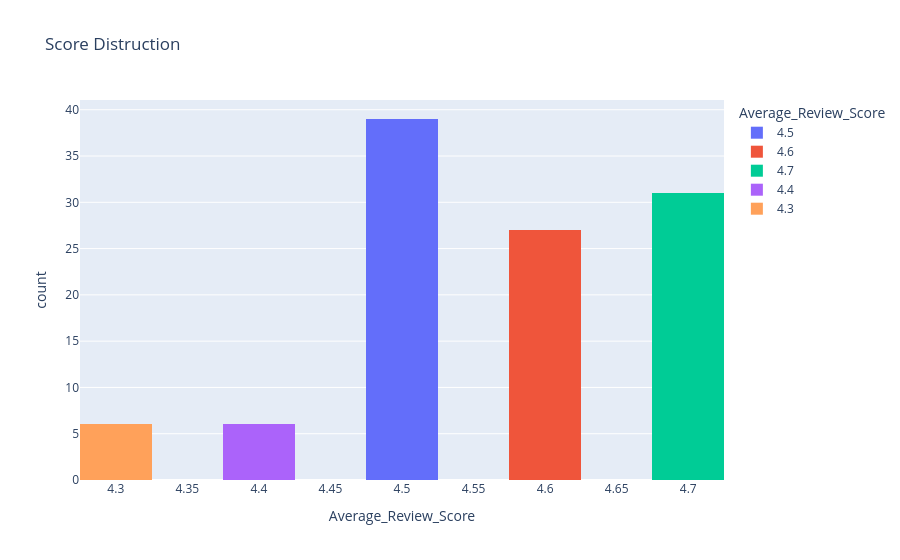

Write notebook code for a chart like this one.
### Markdown cell above
# Average Review Score Distribution

### Code cell
fig = px.histogram(df,x="Average_Review_Score",nbins=10,color="Average_Review_Score",title="Score Distruction")
fig.show()

### Figure 1 — Plotly figure (JSON) as saved in the notebook; plotly's stock layout.template omitted (floating-point values rounded to 4 significant figures)
{"data": [{"bingroup": "x", "hovertemplate": "Average_Review_Score=%{x}<br>count=%{y}<extra></extra>", "legendgroup": "4.5", "marker": {"color": "#636efa", "pattern": {"shape": ""}}, "name": "4.5", "nbinsx": 10, "orientation": "v", "showlegend": true, "type": "histogram", "x": [4.5, 4.5, 4.5, 4.5, 4.5, 4.5, 4.5, 4.5, 4.5, 4.5, 4.5, 4.5, 4.5, 4.5, 4.5, 4.5, 4.5, 4.5, 4.5, 4.5, 4.5, 4.5, 4.5, 4.5, 4.5, 4.5, 4.5, 4.5, 4.5, 4.5, 4.5, 4.5, 4.5, 4.5, 4.5, 4.5, 4.5, 4.5, 4.5], "xaxis": "x", "yaxis": "y"}, {"bingroup": "x", "hovertemplate": "Average_Review_Score=%{x}<br>count=%{y}<extra></extra>", "legendgroup": "4.6", "marker": {"color": "#EF553B", "pattern": {"shape": ""}}, "name": "4.6", "nbinsx": 10, "orientation": "v", "showlegend": true, "type": "histogram", "x": [4.6, 4.6, 4.6, 4.6, 4.6, 4.6, 4.6, 4.6, 4.6, 4.6, 4.6, 4.6, 4.6, 4.6, 4.6, 4.6, 4.6, 4.6, 4.6, 4.6, 4.6, 4.6, 4.6, 4.6, 4.6, 4.6, 4.6], "xaxis": "x", "yaxis": "y"}, {"bingroup": "x", "hovertemplate": "Average_Review_Score=%{x}<br>count=%{y}<extra></extra>", "legendgroup": "4.7", "marker": {"color": "#00cc96", "pattern": {"shape": ""}}, "name": "4.7", "nbinsx": 10, "orientation": "v", "showlegend": true, "type": "histogram", "x": [4.7, 4.7, 4.7, 4.7, 4.7, 4.7, 4.7, 4.7, 4.7, 4.7, 4.7, 4.7, 4.7, 4.7, 4.7, 4.7, 4.7, 4.7, 4.7, 4.7, 4.7, 4.7, 4.7, 4.7, 4.7, 4.7, 4.7, 4.7, 4.7, 4.7, 4.7], "xaxis": "x", "yaxis": "y"}, {"bingroup": "x", "hovertemplate": "Average_Review_Score=%{x}<br>count=%{y}<extra></extra>", "legendgroup": "4.4", "marker": {"color": "#ab63fa", "pattern": {"shape": ""}}, "name": "4.4", "nbinsx": 10, "orientation": "v", "showlegend": true, "type": "histogram", "x": [4.4, 4.4, 4.4, 4.4, 4.4, 4.4], "xaxis": "x", "yaxis": "y"}, {"bingroup": "x", "hovertemplate": "Average_Review_Score=%{x}<br>count=%{y}<extra></extra>", "legendgroup": "4.3", "marker": {"color": "#FFA15A", "pattern": {"shape": ""}}, "name": "4.3", "nbinsx": 10, "orientation": "v", "showlegend": true, "type": "histogram", "x": [4.3, 4.3, 4.3, 4.3, 4.3, 4.3], "xaxis": "x", "yaxis": "y"}], "layout": {"barmode": "relative", "legend": {"title": {"text": "Average_Review_Score"}, "tracegroupgap": 0}, "title": {"text": "Score Distruction"}, "xaxis": {"anchor": "y", "categoryarray": [4.5, 4.6, 4.7, 4.4, 4.3], "categoryorder": "array", "domain": [0, 1], "title": {"text": "Average_Review_Score"}}, "yaxis": {"anchor": "x", "domain": [0, 1], "title": {"text": "count"}}}}
